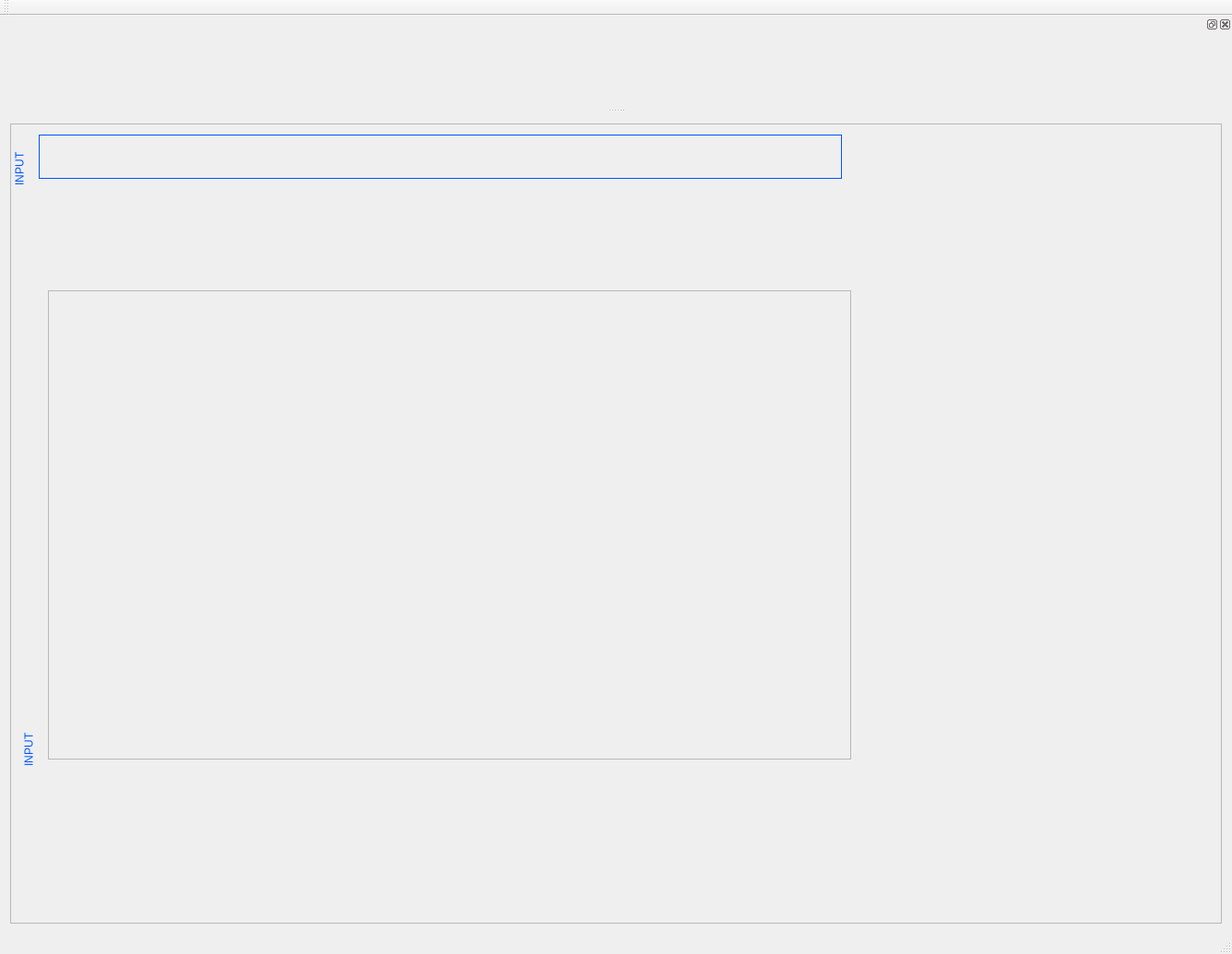
<?xml version="1.0" encoding="UTF-8"?>
<ui version="4.0">
 <class>ToasterWindow</class>
 <widget class="QMainWindow" name="ToasterWindow">
  <property name="geometry">
   <rect>
    <x>0</x>
    <y>0</y>
    <width>1336</width>
    <height>1035</height>
   </rect>
  </property>
  <property name="font">
   <font>
    <pointsize>10</pointsize>
   </font>
  </property>
  <property name="windowTitle">
   <string>ToasterWindow</string>
  </property>
  <property name="toolButtonStyle">
   <enum>Qt::ToolButtonIconOnly</enum>
  </property>
  <property name="tabShape">
   <enum>QTabWidget::Rounded</enum>
  </property>
  <widget class="QWidget" name="centralWidget">
   <property name="sizePolicy">
    <sizepolicy hsizetype="Expanding" vsizetype="Expanding">
     <horstretch>0</horstretch>
     <verstretch>0</verstretch>
    </sizepolicy>
   </property>
   <layout class="QGridLayout" name="gridLayout_2">
    <item row="0" column="0">
     <widget class="QScrollArea" name="scrollArea">
      <property name="widgetResizable">
       <bool>true</bool>
      </property>
      <widget class="QWidget" name="scrollAreaWidgetContents">
       <property name="geometry">
        <rect>
         <x>0</x>
         <y>0</y>
         <width>1316</width>
         <height>956</height>
        </rect>
       </property>
       <widget class="QDockWidget" name="stompBWgt_5">
        <property name="geometry">
         <rect>
          <x>0</x>
          <y>0</y>
          <width>912</width>
          <height>70</height>
         </rect>
        </property>
        <property name="sizePolicy">
         <sizepolicy hsizetype="Fixed" vsizetype="Fixed">
          <horstretch>0</horstretch>
          <verstretch>0</verstretch>
         </sizepolicy>
        </property>
        <property name="minimumSize">
         <size>
          <width>500</width>
          <height>70</height>
         </size>
        </property>
        <property name="maximumSize">
         <size>
          <width>524287</width>
          <height>270</height>
         </size>
        </property>
        <property name="styleSheet">
         <string notr="true">font: 8pt &quot;Sans Serif&quot;;
color: rgb(0, 85, 255);</string>
        </property>
        <property name="floating">
         <bool>false</bool>
        </property>
        <property name="features">
         <set>QDockWidget::DockWidgetVerticalTitleBar</set>
        </property>
        <property name="allowedAreas">
         <set>Qt::NoDockWidgetArea</set>
        </property>
        <property name="windowTitle">
         <string>INPUT</string>
        </property>
        <widget class="QWidget" name="dockWidgetContents_6">
         <layout class="QGridLayout" name="gridLayout_6">
          <item row="0" column="0">
           <widget class="StompControl" name="frame_6">
            <property name="frameShape">
             <enum>QFrame::Box</enum>
            </property>
            <property name="frameShadow">
             <enum>QFrame::Plain</enum>
            </property>
           </widget>
          </item>
         </layout>
        </widget>
       </widget>
       <widget class="StompsControl" name="stompBWgt_6">
        <property name="geometry">
         <rect>
          <x>10</x>
          <y>169</y>
          <width>912</width>
          <height>531</height>
         </rect>
        </property>
        <property name="sizePolicy">
         <sizepolicy hsizetype="Fixed" vsizetype="Fixed">
          <horstretch>0</horstretch>
          <verstretch>0</verstretch>
         </sizepolicy>
        </property>
        <property name="minimumSize">
         <size>
          <width>500</width>
          <height>70</height>
         </size>
        </property>
        <property name="maximumSize">
         <size>
          <width>524287</width>
          <height>1000</height>
         </size>
        </property>
        <property name="styleSheet">
         <string notr="true">font: 8pt &quot;Sans Serif&quot;;
color: rgb(0, 85, 255);</string>
        </property>
        <property name="floating">
         <bool>false</bool>
        </property>
        <property name="features">
         <set>QDockWidget::DockWidgetVerticalTitleBar</set>
        </property>
        <property name="allowedAreas">
         <set>Qt::NoDockWidgetArea</set>
        </property>
        <property name="windowTitle">
         <string>INPUT</string>
        </property>
        <widget class="QWidget" name="dockWidgetContents_7">
         <layout class="QGridLayout" name="gridLayout_7">
          <item row="0" column="0">
           <widget class="Stomps" name="frame_2">
            <property name="frameShape">
             <enum>QFrame::StyledPanel</enum>
            </property>
            <property name="frameShadow">
             <enum>QFrame::Raised</enum>
            </property>
           </widget>
          </item>
         </layout>
        </widget>
       </widget>
      </widget>
     </widget>
    </item>
   </layout>
  </widget>
  <widget class="QMenuBar" name="menuBar">
   <property name="geometry">
    <rect>
     <x>0</x>
     <y>0</y>
     <width>1336</width>
     <height>20</height>
    </rect>
   </property>
  </widget>
  <widget class="QToolBar" name="mainToolBar">
   <attribute name="toolBarArea">
    <enum>TopToolBarArea</enum>
   </attribute>
   <attribute name="toolBarBreak">
    <bool>false</bool>
   </attribute>
  </widget>
  <widget class="QStatusBar" name="statusBar"/>
  <widget class="QDockWidget" name="dockWidget_2">
   <property name="minimumSize">
    <size>
     <width>100</width>
     <height>100</height>
    </size>
   </property>
   <property name="features">
    <set>QDockWidget::AllDockWidgetFeatures</set>
   </property>
   <attribute name="dockWidgetArea">
    <number>4</number>
   </attribute>
   <widget class="QWidget" name="dockWidgetContents_2"/>
  </widget>
 </widget>
 <layoutdefault spacing="6" margin="11"/>
 <customwidgets>
  <customwidget>
   <class>StompControl</class>
   <extends>QFrame</extends>
   <header>StompControl.h</header>
   <container>1</container>
  </customwidget>
  <customwidget>
   <class>StompsControl</class>
   <extends>QDockWidget</extends>
   <header>StompsControl.h</header>
   <container>1</container>
  </customwidget>
  <customwidget>
   <class>Stomps</class>
   <extends>QFrame</extends>
   <header>Stomps.h</header>
   <container>1</container>
  </customwidget>
 </customwidgets>
 <resources/>
 <connections/>
</ui>
